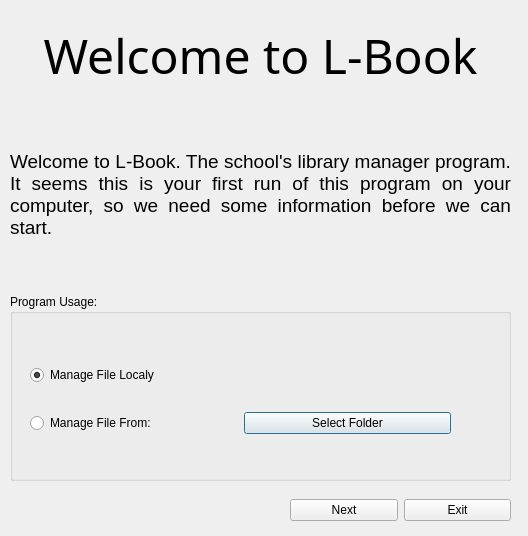
<?xml version="1.0" encoding="UTF-8"?>
<ui version="4.0">
 <class>setup</class>
 <widget class="QDialog" name="setup">
  <property name="geometry">
   <rect>
    <x>0</x>
    <y>0</y>
    <width>528</width>
    <height>536</height>
   </rect>
  </property>
  <property name="windowTitle">
   <string>Dialog</string>
  </property>
  <widget class="QLabel" name="logoLabel">
   <property name="geometry">
    <rect>
     <x>-10</x>
     <y>-30</y>
     <width>541</width>
     <height>171</height>
    </rect>
   </property>
   <property name="font">
    <font>
     <family>A Charming Font Expanded</family>
     <pointsize>36</pointsize>
     <weight>50</weight>
     <italic>false</italic>
     <bold>false</bold>
    </font>
   </property>
   <property name="text">
    <string>Welcome to L-Book</string>
   </property>
   <property name="alignment">
    <set>Qt::AlignCenter</set>
   </property>
   <property name="textInteractionFlags">
    <set>Qt::NoTextInteraction</set>
   </property>
  </widget>
  <widget class="QWidget" name="layoutWidget_1">
   <property name="geometry">
    <rect>
     <x>10</x>
     <y>100</y>
     <width>501</width>
     <height>381</height>
    </rect>
   </property>
   <layout class="QVBoxLayout" name="verticalLayout">
    <item>
     <widget class="QLabel" name="label_2">
      <property name="font">
       <font>
        <pointsize>14</pointsize>
       </font>
      </property>
      <property name="text">
       <string>Welcome to L-Book. The school's library manager program. It seems this is your first run of this program on your computer, so we need some information before we can start.</string>
      </property>
      <property name="alignment">
       <set>Qt::AlignJustify|Qt::AlignVCenter</set>
      </property>
      <property name="wordWrap">
       <bool>true</bool>
      </property>
      <property name="textInteractionFlags">
       <set>Qt::NoTextInteraction</set>
      </property>
     </widget>
    </item>
    <item>
     <widget class="QGroupBox" name="groupBox">
      <property name="title">
       <string>Program Usage:</string>
      </property>
      <widget class="QWidget" name="layoutWidget_2">
       <property name="geometry">
        <rect>
         <x>20</x>
         <y>50</y>
         <width>421</width>
         <height>111</height>
        </rect>
       </property>
       <layout class="QVBoxLayout" name="verticalLayout_2">
        <item>
         <widget class="QRadioButton" name="LocalButton">
          <property name="text">
           <string>Manage File Localy</string>
          </property>
          <property name="checked">
           <bool>true</bool>
          </property>
         </widget>
        </item>
        <item>
         <layout class="QHBoxLayout" name="horizontalLayout_2">
          <item>
           <widget class="QRadioButton" name="sharedButton">
            <property name="text">
             <string>Manage File From:</string>
            </property>
           </widget>
          </item>
          <item>
           <widget class="QPushButton" name="selectFolder">
            <property name="text">
             <string>Select Folder</string>
            </property>
           </widget>
          </item>
         </layout>
        </item>
       </layout>
      </widget>
     </widget>
    </item>
   </layout>
  </widget>
  <widget class="QWidget" name="layoutWidget_3">
   <property name="geometry">
    <rect>
     <x>290</x>
     <y>490</y>
     <width>221</width>
     <height>41</height>
    </rect>
   </property>
   <layout class="QHBoxLayout" name="horizontalLayout">
    <item>
     <widget class="QPushButton" name="nextButton">
      <property name="text">
       <string>Next</string>
      </property>
     </widget>
    </item>
    <item>
     <widget class="QPushButton" name="exitButton">
      <property name="text">
       <string>Exit</string>
      </property>
     </widget>
    </item>
   </layout>
  </widget>
 </widget>
 <resources/>
 <connections/>
</ui>
